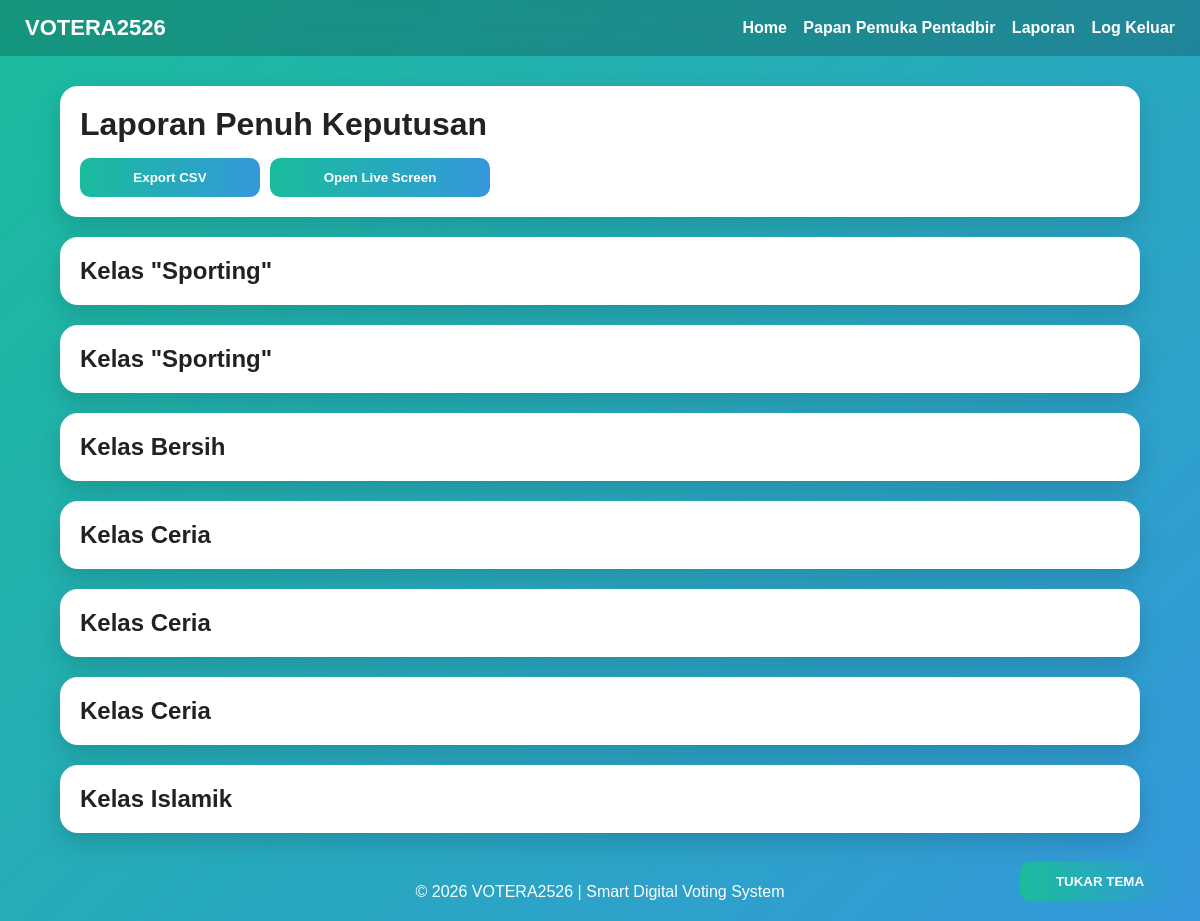
Screenshot of /laporan-penuh.php (signed in) with the database file from the repository.
### tables this page shows
CREATE TABLE `kategori` (
    `id_rekod_kategori` int(11) NOT NULL,
    `Id_Kategori` varchar(10) DEFAULT NULL,
    `Kategori` varchar(100) DEFAULT NULL
  );

### laporan-penuh.php (the view, shortened to what this page needs)
<?php
include 'connection.php';
include 'header.php';
$kategori = $conn->query("SELECT * FROM kategori ORDER BY Kategori ASC");
?>
<div class="card">
    <h1>Laporan Penuh Keputusan</h1>
    <div style="display:flex;gap:10px;flex-wrap:wrap;margin-top:15px;">
        <a href="export-laporan.php?type=csv"><button class="btn" style="width:180px;">Export CSV</button></a>
        <a href="live-result.php" target="_blank"><button class="btn" style="width:220px;">Open Live Screen</button></a>
    </div>
</div>
<?php while($k = $kategori->fetch_assoc()):
?>
<div class="card">
    <h2><?= htmlspecialchars($k['Kategori']) ?></h2>
</div>
<?php endwhile; ?>
<?php include 'footer.php'; ?>

### style.css (style rules this page uses)
* { box-sizing:border-box; margin:0; padding:0; font-family:Arial, Helvetica, sans-serif; }
body { background:linear-gradient(135deg,#1abc9c,#3498db); min-height:100vh; color:#222; }
.card { background:#fff; border-radius:18px; padding:20px; box-shadow:0 10px 25px rgba(0,0,0,0.15); margin-bottom:20px; }
.btn { background:linear-gradient(90deg,#1abc9c,#3498db); color:#fff; border:none; font-weight:bold; cursor:pointer; padding:12px 16px; border-radius:10px; text-decoration:none; display:inline-block; }

### rows the page displays
kategori: Kategori "Kelas \"Sporting\""
kategori: Kategori "Kelas \"Sporting\""
kategori: Kategori "Kelas Bersih"
kategori: Kategori "Kelas Ceria"
kategori: Kategori "Kelas Ceria"
kategori: Kategori "Kelas Ceria"
kategori: Kategori "Kelas Islamik"
